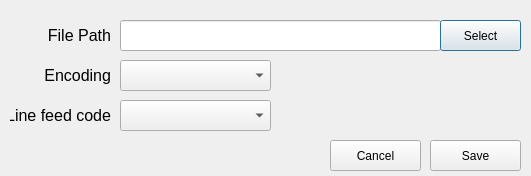
<?xml version="1.0" encoding="UTF-8"?>
<ui version="4.0">
 <class>SaveFormatDialog</class>
 <widget class="QDialog" name="SaveFormatDialog">
  <property name="geometry">
   <rect>
    <x>0</x>
    <y>0</y>
    <width>531</width>
    <height>176</height>
   </rect>
  </property>
  <property name="windowTitle">
   <string>Save As</string>
  </property>
  <property name="windowIcon">
   <iconset>
    <normaloff>:/new/prefix/notepad-linux-icon.png</normaloff>:/new/prefix/notepad-linux-icon.png</iconset>
  </property>
  <widget class="QComboBox" name="EncodingCombo">
   <property name="geometry">
    <rect>
     <x>120</x>
     <y>60</y>
     <width>151</width>
     <height>31</height>
    </rect>
   </property>
  </widget>
  <widget class="QComboBox" name="LineCodeCombo">
   <property name="geometry">
    <rect>
     <x>120</x>
     <y>100</y>
     <width>151</width>
     <height>31</height>
    </rect>
   </property>
  </widget>
  <widget class="QLabel" name="label">
   <property name="geometry">
    <rect>
     <x>10</x>
     <y>60</y>
     <width>101</width>
     <height>31</height>
    </rect>
   </property>
   <property name="font">
    <font>
     <pointsize>12</pointsize>
    </font>
   </property>
   <property name="text">
    <string>Encoding</string>
   </property>
   <property name="alignment">
    <set>Qt::AlignRight|Qt::AlignTrailing|Qt::AlignVCenter</set>
   </property>
  </widget>
  <widget class="QLabel" name="label_2">
   <property name="geometry">
    <rect>
     <x>10</x>
     <y>100</y>
     <width>101</width>
     <height>31</height>
    </rect>
   </property>
   <property name="font">
    <font>
     <pointsize>12</pointsize>
    </font>
   </property>
   <property name="text">
    <string>Line feed code</string>
   </property>
   <property name="alignment">
    <set>Qt::AlignRight|Qt::AlignTrailing|Qt::AlignVCenter</set>
   </property>
  </widget>
  <widget class="QLabel" name="label_3">
   <property name="geometry">
    <rect>
     <x>10</x>
     <y>20</y>
     <width>101</width>
     <height>31</height>
    </rect>
   </property>
   <property name="font">
    <font>
     <pointsize>12</pointsize>
    </font>
   </property>
   <property name="text">
    <string>File Path</string>
   </property>
   <property name="alignment">
    <set>Qt::AlignRight|Qt::AlignTrailing|Qt::AlignVCenter</set>
   </property>
  </widget>
  <widget class="QLineEdit" name="FilePathLineEdit">
   <property name="geometry">
    <rect>
     <x>120</x>
     <y>20</y>
     <width>321</width>
     <height>31</height>
    </rect>
   </property>
  </widget>
  <widget class="QPushButton" name="SelectButton">
   <property name="geometry">
    <rect>
     <x>440</x>
     <y>20</y>
     <width>81</width>
     <height>31</height>
    </rect>
   </property>
   <property name="text">
    <string>Select</string>
   </property>
  </widget>
  <widget class="QPushButton" name="SaveButton">
   <property name="geometry">
    <rect>
     <x>430</x>
     <y>140</y>
     <width>91</width>
     <height>31</height>
    </rect>
   </property>
   <property name="text">
    <string>Save</string>
   </property>
  </widget>
  <widget class="QPushButton" name="CancelButton">
   <property name="geometry">
    <rect>
     <x>330</x>
     <y>140</y>
     <width>91</width>
     <height>31</height>
    </rect>
   </property>
   <property name="text">
    <string>Cancel</string>
   </property>
  </widget>
 </widget>
 <resources/>
 <connections/>
</ui>
